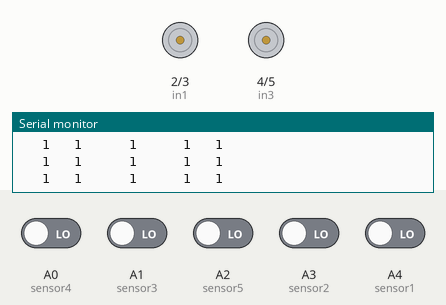
Bench run of a sketch on a simulated Arduino Uno, built with avr-gcc and run on an emulated ATmega328P. Parts: motor-driver pin pairs drawn as motors (green arrow = first pin HIGH = forward, orange = second pin HIGH = backward, longer = more drive, scaled by the enable pin), the last lines printed to the serial monitor. The inputs (shaded band) are chosen by the test bench; at power-on: A0 (sensor4), A1 (sensor3), A2 (sensor5), A3 (sensor2), A4 (sensor1) LOW.

Above: at 1.2 s.
1.3 s: A0 (sensor4) driven HIGH and A1 (sensor3) driven HIGH and A2 (sensor5) driven HIGH and A3 (sensor2) driven HIGH and A4 (sensor1) driven HIGH
At 2.5 s:
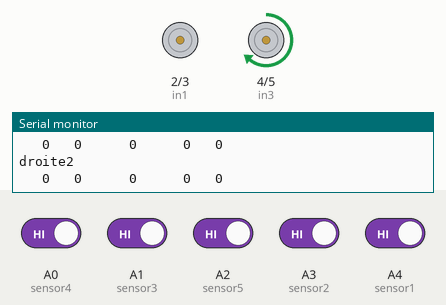
2.8 s: A2 (sensor5) driven LOW
5.8 s: A2 (sensor5) driven HIGH
8.8 s: A3 (sensor2) driven LOW
11.8 s: A3 (sensor2) driven HIGH
14.8 s: A1 (sensor3) driven LOW and A2 (sensor5) driven LOW
Timing chart, 0 to 17.8 s (numbered marks = the images above; inputs shaded):
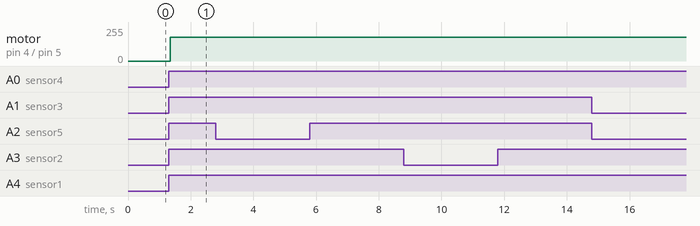

The sketch:

Line_Follower_Robot_Code_Arduino_2.ino
```cpp
int   in1 = 2  ;// moteur droite sens1
int   in2 = 3  ;// moteur droite sens2
int   in3 = 4  ;// moteur gauche sens1
int   in4 = 5 ;// moteur gauche sens2
int ena=9 ;
int enb=10 ;
int sensor1 = A4  ; // sensor noir/blanc 1(*...)
int sensor2 = A3  ; // sensor noir/blanc 2(.*..)
int sensor3 = A1  ; // sensor noir/blanc 3(..*.)
int sensor4 = A0  ; // sensor noir/blanc 4(...*)
int sensor5 = A2  ;

int  s1, s2, s3, s4,s5,x,y;


void setup() {
  Serial.begin(9600) ;
  pinMode(sensor1, INPUT);
  pinMode(sensor2, INPUT);
  pinMode(sensor3, INPUT);
  pinMode(sensor4, INPUT);
  pinMode(sensor5, INPUT);

  pinMode(in1, OUTPUT) ;
  pinMode(in2, OUTPUT) ;
  pinMode(in3, OUTPUT) ;
  pinMode(in4, OUTPUT) ;
  pinMode(ena, OUTPUT) ;
  pinMode(enb, OUTPUT) ;


}
void loop() {

  capteurs() ;

if ((s5==1)&(s1==0)&(s2==0)&(s3=0)&(s4=0)){
  avance(180,180);
  Serial.println("avant");
}
else if((s5==1)&(s1==0)&(s2==1)&(s3=0)&(s4=0)){
  avance(180,100);
  Serial.println("gauche1");
}
     else if((s5==0)&(s1==1)&(s2==1)&(s3=0)&(s4=0)){
      avance(180,0);
      Serial.println("gauche2");
     }
          else if((s5==0)&(s1==1)&(s2==0)&(s3=0)&(s4=0)){
            gauche(180,100);
            Serial.println("gauche3");
          }
               else if((s5==1)&(s1==0)&(s2==0)&(s3=1)&(s4=0)){
                 avance(100,180);
                 Serial.println("droite1");
               }
                    else if((s5==0)&(s1==0)&(s2==0)&(s3=1)&(s4=1)){
                      avance(0,180);
                      Serial.println("droite2");
                    }
                         else if((s5==0)&(s1==0)&(s2==0)&(s3=0)&(s4=1)){
                          droite(100,180);
                          Serial.println("droite3");
                         }
}

void capteurs(void)
{s1 = digitalRead(sensor1) ;
s2 = digitalRead(sensor2) ;
s3 = digitalRead(sensor3) ;
s4 = digitalRead(sensor4) ;
s5 = digitalRead(sensor5) ;
s1=!s1;
s2=!s2;
s3=!s3;
s4=!s4;
s5=!s5;
 Serial.print("   ");
 Serial.print(s4) ;
 Serial.print("   ");
 Serial.print(s3) ;
 Serial.print("   ");
 Serial.print("   ");
 Serial.print(s5) ;
 Serial.print("   ");
 Serial.print("   ");
 Serial.print(s2) ;
 Serial.print("   ");
 Serial.print(s1) ;
 Serial.print("   ");
 Serial.println("   ");

 /* s1 = analogRead(sensor1) ;
  s2 = analogRead(sensor2) ;
  s3 = analogRead(sensor3) ;
  s4 = analogRead(sensor4) ;
  if(s1>175) s1=1 ;
  else s1=0 ;
  if(s2>175) s2=1 ;
  else s2=0 ;
  if(s3>175) s3=1 ;
  else s3=0 ;
  if(s4>175) s4=1 ;
  else s4=0 ;
 Serial.print("   ");
 Serial.print(s1) ;
 Serial.print("   ");
 Serial.print(s2) ;
 Serial.print("   ");
 Serial.print("   ");
 Serial.print(s5) ;
 Serial.print("   ");
 Serial.print("   ");
 Serial.print(s3) ;
 Serial.print("   ");
 Serial.print(s4) ;
 Serial.println("   ");
 */
}
void droite(int x,int y){
digitalWrite(in1,HIGH);
digitalWrite(in2,LOW);
digitalWrite(in3,LOW);
digitalWrite(in4,HIGH);
analogWrite(ena,x);
analogWrite(enb,y);
}
void gauche(int x,int y){
digitalWrite(in1,LOW);
digitalWrite(in2,HIGH);
digitalWrite(in3,HIGH);
digitalWrite(in4,LOW);
analogWrite(ena,x);
analogWrite(enb,y);
}

void avance(int x,int y){
digitalWrite(in1,HIGH);
digitalWrite(in2,LOW);
digitalWrite(in3,HIGH);
digitalWrite(in4,LOW);
analogWrite(ena,x);
analogWrite(enb,y);
}
```

Measured:
- after the input at 1.3 s, motor on pin 4 (in3) / pin 5 (in4): stopped → forward 180/255 after 0.05 s
